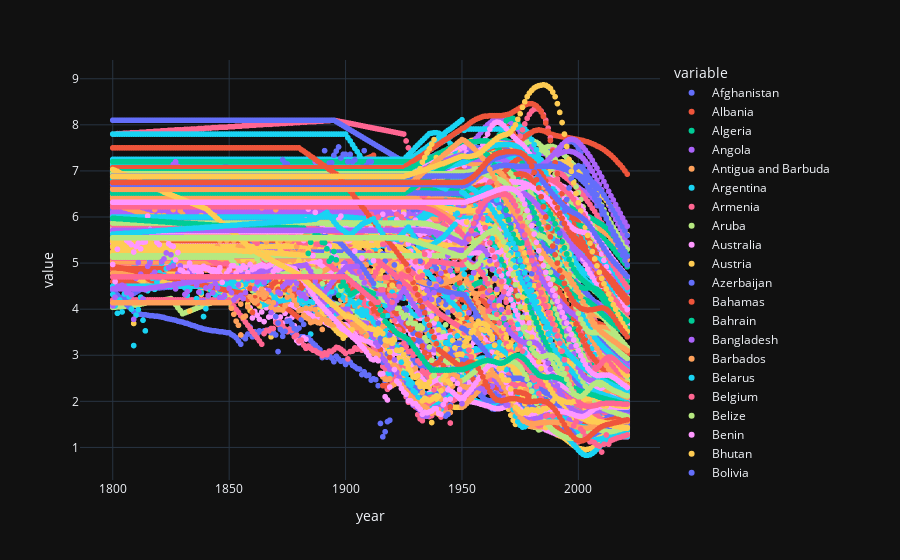

Write notebook code for a chart like this one.
### Markdown cell above
## Let's take a look at the number of children per year per each country

### Code cell
countries = formated_data.columns[1:]
fig = px.scatter(formated_data, x='year', y=countries)
fig.show()
